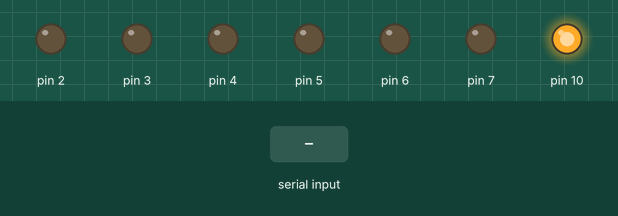
Recording of a sketch running on a simulated Arduino Uno, built with avr-gcc and run on an emulated ATmega328P. Shown: output pins drawn as LEDs (lit = HIGH). The test bench sets the inputs (shaded band). What the sketch prints to the serial monitor is not drawn.

Above: at 1.2 s.
1.3 s: "1" received over Serial
At 2.5 s:
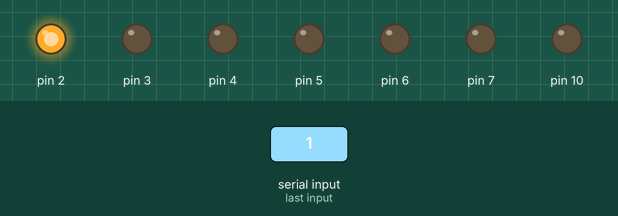
2.8 s: "2" received over Serial
At 3.8 s:
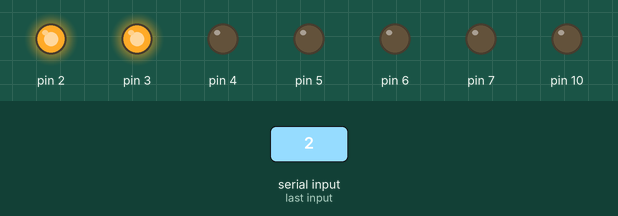
4.3 s: "3" received over Serial
At 4.9 s:
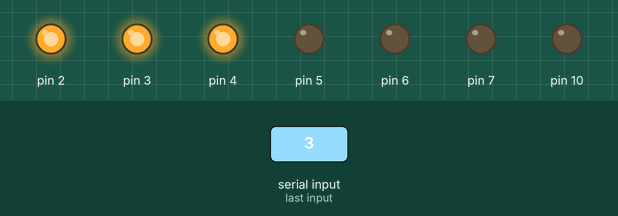
5.8 s: "4" received over Serial
At 6.1 s:
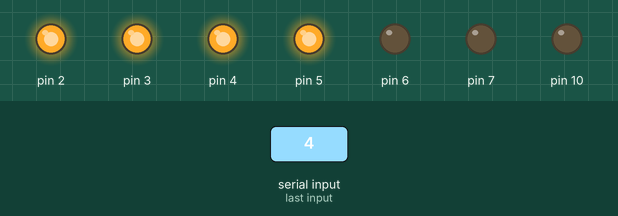
7.3 s: "5" received over Serial
At 8.4 s:
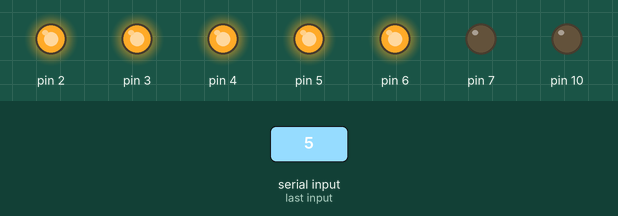
8.8 s: "6" received over Serial
At 9.6 s:
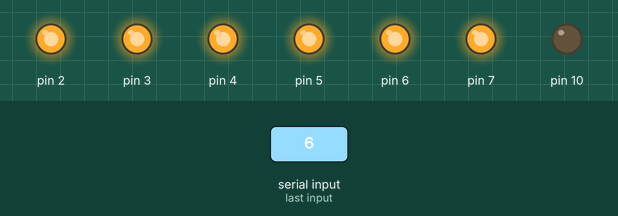
Timing chart, 0 to 11.3 s (numbered marks = the images above; inputs shaded):
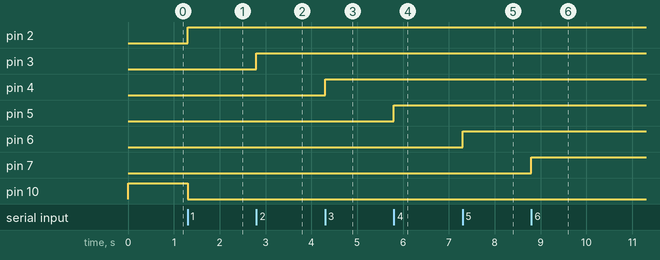

Measured:
- after the input at 1.3 s, pin 2: LOW → HIGH at once; pin 10: HIGH → LOW at once
- after the input at 2.8 s, pin 3: LOW → HIGH at once
- after the input at 4.3 s, pin 4: LOW → HIGH at once
- after the input at 5.8 s, pin 5: LOW → HIGH at once
- after the input at 7.3 s, pin 6: LOW → HIGH at once
- after the input at 8.8 s, pin 7: LOW → HIGH at once

The sketch:

BrailleApp.ino
```cpp
// === Addititional Functions === //
struct LEDs {
  byte led;
  int state;
};

// ==== Setup LEDs
LEDs oo = {2 , 0};
LEDs ol = {3 , 0};
LEDs o2 = {4 , 0};
LEDs lo = {5 , 0};
LEDs ll = {6 , 0};
LEDs l2 = {7 , 0};

LEDs leds[] = {oo, ol, o2, lo, ll, l2};

void toggle(int l){
  if (leds[l].state == 0){
    digitalWrite(leds[l].led, HIGH);
    leds[l].state = 1;
  }else{
    digitalWrite(leds[l].led, LOW);
    leds[l].state = 0;
  }
}

// ==== Main ==== //
void setup() {
  // ==== Setup Arduino
  Serial.begin(9600);
  Serial.write('1');
  Serial.read();
  // ==== Setup Pins
  pinMode(2, OUTPUT); //(0,0)
  pinMode(3, OUTPUT); //(0,1)
  pinMode(4, OUTPUT); //(0,2)
  pinMode(5, OUTPUT); //(1,0)
  pinMode(6, OUTPUT); //(1,1)
  pinMode(7, OUTPUT); //(1,2)

  // Button
  pinMode(8, INPUT);

  // Indicator
  pinMode(10, OUTPUT);
}

void loop() {
  digitalWrite(10, HIGH);
  while(true){
    byte readByte;
    if (Serial.available() > 0){
        digitalWrite(10, LOW);
        while(Serial.available() < 1){}
        readByte = Serial.read();

        if (readByte == '1'){
          toggle(0);
        }else if(readByte == '2'){
          toggle(1);
        }else if(readByte == '3'){
          toggle(2);
        }else if(readByte == '4'){
          toggle(3);
        }else if(readByte == '5'){
          toggle(4);
        }else if(readByte == '6'){
          toggle(5);
        }else if(readByte == '0'){
          while(digitalRead(8) != HIGH){}
          while(digitalRead(8) != LOW){}
          //Gets signal for a new letter
          for(int i=0; i<6; i++){
            if (leds[i].state == 1){
              //digitalWrite(7, HIGH);
              toggle(i);
            }
          }
        }else if(readByte == '9'){
          digitalWrite(10, HIGH);
          while(Serial.available() < 1){}
          digitalWrite(10, LOW);
        }
        Serial.write('2');
    }
  }//End While Loop
}//End void Loop
```
